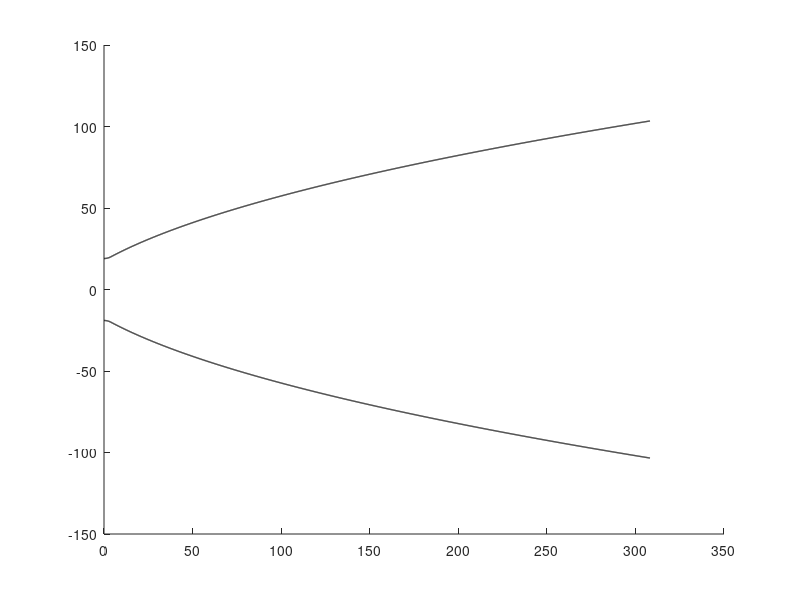

Source code (MATLAB): (Note: this script raises an error after producing the figure.)
x = linspace(0,308.2,3083);
x1 = find(abs(x-3.8) < 0.001);
r = [];

for i = 1:x1
    r(i) = 26.6 - sqrt(7.6^2 - x(i).^2);
end

for i = (x1 +1):3083
    r(i) = 20.0182 - 0.00928 .* (x(i) - 3.8) - 40.22 + (47.19 .* (x(i) - 3.8) + 1618).^0.5;
end

figure(1)

hold on

plot(x,r,'color','black','LineWidth', 1);
plot(x,-r,'color','black', 'LineWidth', 1);
yline(0,'-.b','Centerline');
xlim([0,308.2])

title('Cross-Section of a Rocket Nozzle');
xlabel('Length');
ylabel('Height Above Centerline');

hold off